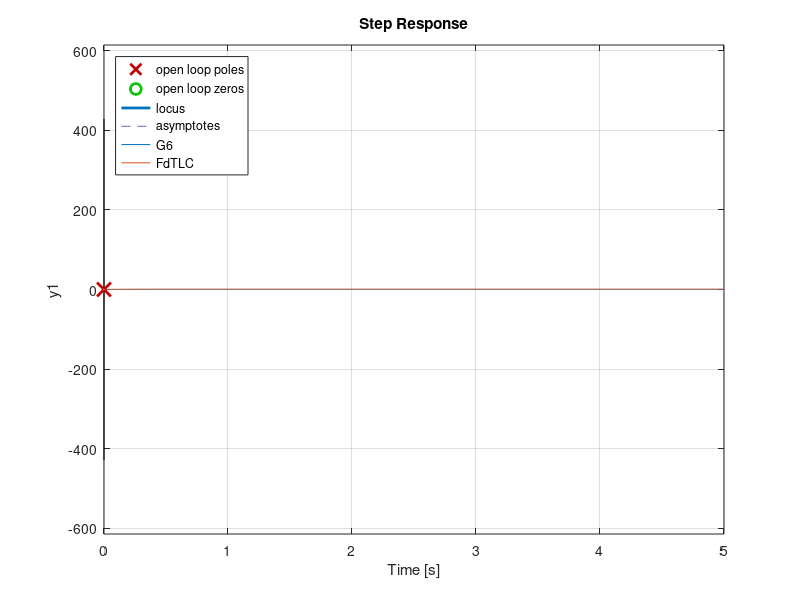

MATLAB code for this plot:
close all; clear all; history -c; clc;
pkg load control;

s = tf('s');
G6 = (800*s + 32000)/(s^3 + 330*s^2 + 29000*s + 600000);
pole(G6)    % Se tiene que los polos estan en -30, -100 y -200

% Requerimientos: ess = 0 ; Ts minimo ; Mp = 0 (respuesta criticamente amort.)
% Se utiliza un compensador PI para cancelar el polo dominante, esto es:
Ti = 1/30;
PI = (s + 1/Ti)/s;
FdTLA = PI*G6;
rlocus(FdTLA)
% Para una respuesta criticamente amortiguada, se elige un punto donde las
% raices sean reales, negativas e iguales, por lo que segun el rlocus, este
% punto es:
s1 = -146.82;
G6PI = minreal(G6*PI)
Kp = 1/abs((800*s1 + 3.2e+04)/(s1^3 + 300*s1^2 + 2e+04*s1))  % Kp = 4.2778
rlocusx(FdTLA)                                               % Kp = 4.28 aprox.
PI = 4.2778*PI;
FdTLC = minreal(feedback(G6*PI, 1))
% Se verifican estos valores con:
pole(FdTLC)               % Se tiene que dos polos son practicamente iguales,
                          % cumpliendo asi el requerimiento de psita.
step(G6, FdTLC, 5)
